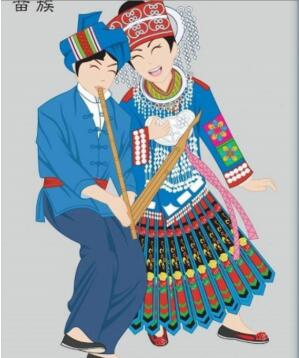
#> input picture blog07-threshold/miao.jpg, 299 x 358 px
$ python blog07-image04.py
#> lines starting #> are read from the running program, lines starting #| are printed output that depends on the picture
#encoding:utf-8
import cv2
import numpy as np

#读取图片
src = cv2.imread('miao.jpg')
#> src is the input picture: shape (358, 299, 3); mean B, G, R 174.4, 166.2, 154.3

#灰度图像处理
GrayImage = cv2.cvtColor(src,cv2.COLOR_BGR2GRAY)
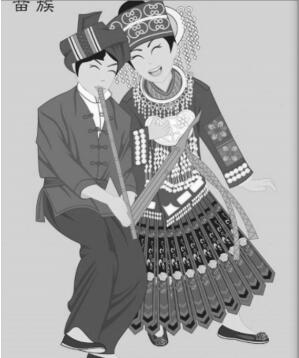
#> GrayImage: shape (358, 299); min 5, max 255, mean 163.5

#反阈值化为0处理
r, b = cv2.threshold(GrayImage, 127, 255, cv2.THRESH_TOZERO_INV)
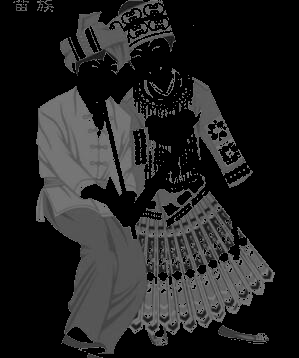
#> b: shape (358, 299); min 0, max 127, mean 33.5
print(r)

#显示图像
cv2.imshow("src", src)
cv2.imshow("result", b)

#等待显示
cv2.waitKey(0)
cv2.destroyAllWindows()
